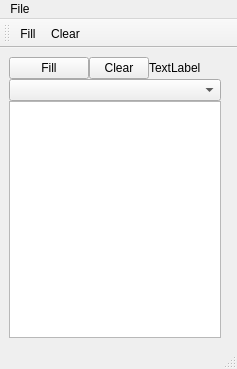
<?xml version="1.0" encoding="UTF-8"?>
<ui version="4.0">
 <class>MainWindow</class>
 <widget class="QMainWindow" name="MainWindow">
  <property name="geometry">
   <rect>
    <x>0</x>
    <y>0</y>
    <width>237</width>
    <height>369</height>
   </rect>
  </property>
  <property name="windowTitle">
   <string>MainWindow</string>
  </property>
  <widget class="QWidget" name="centralwidget">
   <layout class="QHBoxLayout" name="horizontalLayout_2">
    <property name="spacing">
     <number>0</number>
    </property>
    <item>
     <layout class="QVBoxLayout" name="verticalLayout">
      <item>
       <layout class="QHBoxLayout" name="horizontalLayout">
        <item>
         <widget class="QPushButton" name="fill_btn">
          <property name="text">
           <string>Fill</string>
          </property>
         </widget>
        </item>
        <item>
         <widget class="QPushButton" name="clear_btn">
          <property name="minimumSize">
           <size>
            <width>40</width>
            <height>0</height>
           </size>
          </property>
          <property name="text">
           <string>Clear</string>
          </property>
         </widget>
        </item>
        <item>
         <widget class="QLabel" name="image_lb">
          <property name="text">
           <string>TextLabel</string>
          </property>
         </widget>
        </item>
        <item>
         <spacer name="horizontalSpacer">
          <property name="orientation">
           <enum>Qt::Horizontal</enum>
          </property>
          <property name="sizeHint" stdset="0">
           <size>
            <width>40</width>
            <height>20</height>
           </size>
          </property>
         </spacer>
        </item>
       </layout>
      </item>
      <item>
       <widget class="QComboBox" name="combo_cbb"/>
      </item>
      <item>
       <widget class="QListWidget" name="list_lwd"/>
      </item>
     </layout>
    </item>
    <item>
     <widget class="QLabel" name="label">
      <property name="text">
       <string/>
      </property>
     </widget>
    </item>
   </layout>
  </widget>
  <widget class="QStatusBar" name="statusbar"/>
  <widget class="QToolBar" name="toolBar">
   <property name="windowTitle">
    <string>toolBar</string>
   </property>
   <attribute name="toolBarArea">
    <enum>TopToolBarArea</enum>
   </attribute>
   <attribute name="toolBarBreak">
    <bool>false</bool>
   </attribute>
   <addaction name="fill_act"/>
   <addaction name="clear_act"/>
  </widget>
  <widget class="QMenuBar" name="menuBar">
   <property name="geometry">
    <rect>
     <x>0</x>
     <y>0</y>
     <width>237</width>
     <height>21</height>
    </rect>
   </property>
   <widget class="QMenu" name="menuFile">
    <property name="title">
     <string>File</string>
    </property>
    <addaction name="open_act"/>
    <addaction name="save_act"/>
    <addaction name="separator"/>
    <addaction name="exit_act"/>
   </widget>
   <addaction name="menuFile"/>
  </widget>
  <action name="fill_act">
   <property name="text">
    <string>Fill</string>
   </property>
  </action>
  <action name="clear_act">
   <property name="text">
    <string>Clear</string>
   </property>
  </action>
  <action name="open_act">
   <property name="text">
    <string>Open</string>
   </property>
  </action>
  <action name="save_act">
   <property name="text">
    <string>Save</string>
   </property>
  </action>
  <action name="exit_act">
   <property name="text">
    <string>Exit</string>
   </property>
  </action>
 </widget>
 <resources/>
 <connections/>
</ui>
